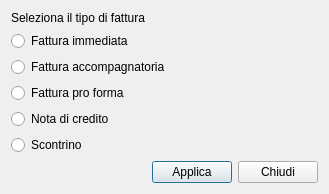
<?xml version="1.0" encoding="UTF-8"?>
<ui version="4.0">
 <class>dialog_fattura</class>
 <widget class="QDialog" name="dialog_fattura">
  <property name="geometry">
   <rect>
    <x>0</x>
    <y>0</y>
    <width>329</width>
    <height>177</height>
   </rect>
  </property>
  <property name="sizePolicy">
   <sizepolicy hsizetype="Fixed" vsizetype="Fixed">
    <horstretch>0</horstretch>
    <verstretch>0</verstretch>
   </sizepolicy>
  </property>
  <property name="windowTitle">
   <string>Dialog</string>
  </property>
  <layout class="QGridLayout" name="gridLayout">
   <item row="7" column="0">
    <spacer name="horizontalSpacer">
     <property name="sizePolicy">
      <sizepolicy hsizetype="Minimum" vsizetype="Minimum">
       <horstretch>0</horstretch>
       <verstretch>0</verstretch>
      </sizepolicy>
     </property>
     <property name="orientation">
      <enum>Qt::Horizontal</enum>
     </property>
     <property name="sizeHint" stdset="0">
      <size>
       <width>218</width>
       <height>20</height>
      </size>
     </property>
    </spacer>
   </item>
   <item row="3" column="0">
    <widget class="QRadioButton" name="radio_pro_forma">
     <property name="sizePolicy">
      <sizepolicy hsizetype="Minimum" vsizetype="Fixed">
       <horstretch>0</horstretch>
       <verstretch>0</verstretch>
      </sizepolicy>
     </property>
     <property name="text">
      <string>Fattura pro forma</string>
     </property>
    </widget>
   </item>
   <item row="0" column="0" colspan="2">
    <widget class="QLabel" name="label">
     <property name="sizePolicy">
      <sizepolicy hsizetype="Preferred" vsizetype="Fixed">
       <horstretch>0</horstretch>
       <verstretch>0</verstretch>
      </sizepolicy>
     </property>
     <property name="text">
      <string>Seleziona il tipo di fattura</string>
     </property>
    </widget>
   </item>
   <item row="7" column="1">
    <widget class="QPushButton" name="bt_ok">
     <property name="sizePolicy">
      <sizepolicy hsizetype="Minimum" vsizetype="Fixed">
       <horstretch>0</horstretch>
       <verstretch>0</verstretch>
      </sizepolicy>
     </property>
     <property name="text">
      <string>Applica</string>
     </property>
     <property name="icon">
      <iconset resource="../fabaria.qrc">
       <normaloff>:/images/dialog-ok-apply.png</normaloff>:/images/dialog-ok-apply.png</iconset>
     </property>
    </widget>
   </item>
   <item row="1" column="0">
    <widget class="QRadioButton" name="radio_fatt_imm">
     <property name="sizePolicy">
      <sizepolicy hsizetype="Minimum" vsizetype="Fixed">
       <horstretch>0</horstretch>
       <verstretch>0</verstretch>
      </sizepolicy>
     </property>
     <property name="text">
      <string>Fattura immediata</string>
     </property>
    </widget>
   </item>
   <item row="7" column="2">
    <widget class="QPushButton" name="cancel">
     <property name="sizePolicy">
      <sizepolicy hsizetype="Minimum" vsizetype="Fixed">
       <horstretch>0</horstretch>
       <verstretch>0</verstretch>
      </sizepolicy>
     </property>
     <property name="text">
      <string>Chiudi</string>
     </property>
     <property name="icon">
      <iconset resource="../../backup_restore_db/images.qrc">
       <normaloff>:/images/dialog-close.png</normaloff>:/images/dialog-close.png</iconset>
     </property>
    </widget>
   </item>
   <item row="2" column="0" colspan="2">
    <widget class="QRadioButton" name="radio_fatt_acc">
     <property name="sizePolicy">
      <sizepolicy hsizetype="Minimum" vsizetype="Fixed">
       <horstretch>0</horstretch>
       <verstretch>0</verstretch>
      </sizepolicy>
     </property>
     <property name="text">
      <string>Fattura accompagnatoria</string>
     </property>
    </widget>
   </item>
   <item row="4" column="0">
    <widget class="QRadioButton" name="radio_nota_credito">
     <property name="sizePolicy">
      <sizepolicy hsizetype="Minimum" vsizetype="Fixed">
       <horstretch>0</horstretch>
       <verstretch>0</verstretch>
      </sizepolicy>
     </property>
     <property name="text">
      <string>Nota di credito</string>
     </property>
    </widget>
   </item>
   <item row="5" column="0">
    <widget class="QRadioButton" name="radio_scontrino">
     <property name="sizePolicy">
      <sizepolicy hsizetype="Minimum" vsizetype="Fixed">
       <horstretch>0</horstretch>
       <verstretch>0</verstretch>
      </sizepolicy>
     </property>
     <property name="text">
      <string>Scontrino</string>
     </property>
    </widget>
   </item>
  </layout>
 </widget>
 <tabstops>
  <tabstop>radio_fatt_imm</tabstop>
  <tabstop>radio_fatt_acc</tabstop>
  <tabstop>radio_pro_forma</tabstop>
  <tabstop>radio_nota_credito</tabstop>
  <tabstop>radio_scontrino</tabstop>
  <tabstop>bt_ok</tabstop>
  <tabstop>cancel</tabstop>
 </tabstops>
 <resources>
  <include location="../../backup_restore_db/images.qrc"/>
  <include location="../fabaria.qrc"/>
 </resources>
 <connections/>
</ui>
